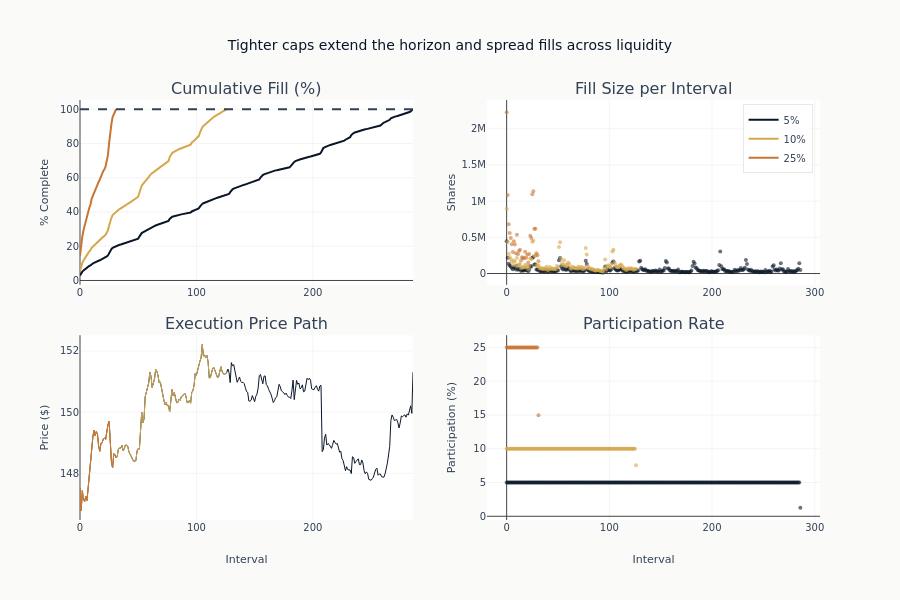

Write notebook code for a chart like this one.
### Code cell
# Finalize execution diagnostics panel
fig.add_hline(y=100, line_dash="dash", line_color=COLORS["neutral"], row=1, col=1)

fig.update_xaxes(title_text="Interval", row=2, col=1)
fig.update_xaxes(title_text="Interval", row=2, col=2)
fig.update_yaxes(title_text="% Complete", row=1, col=1)
fig.update_yaxes(title_text="Shares", row=1, col=2)
fig.update_yaxes(title_text="Price ($)", row=2, col=1)
fig.update_yaxes(title_text="Participation (%)", row=2, col=2)

fig.update_layout(
    title="Tighter caps extend the horizon and spread fills across liquidity",
    height=600,
    legend=dict(yanchor="top", y=0.99, xanchor="right", x=0.99),
)
fig.show()
